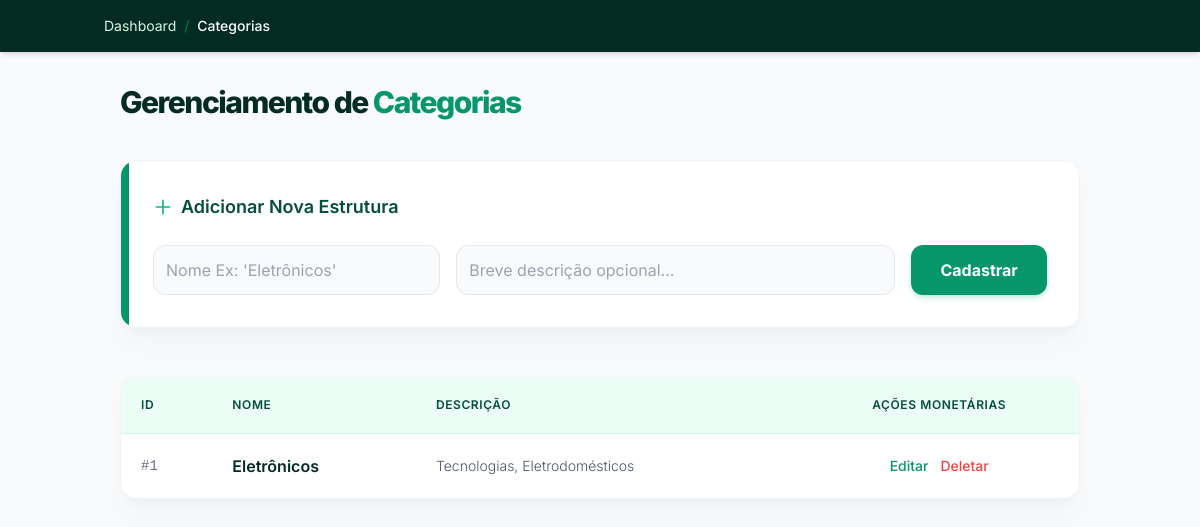
Before: /categorias with the older database file.
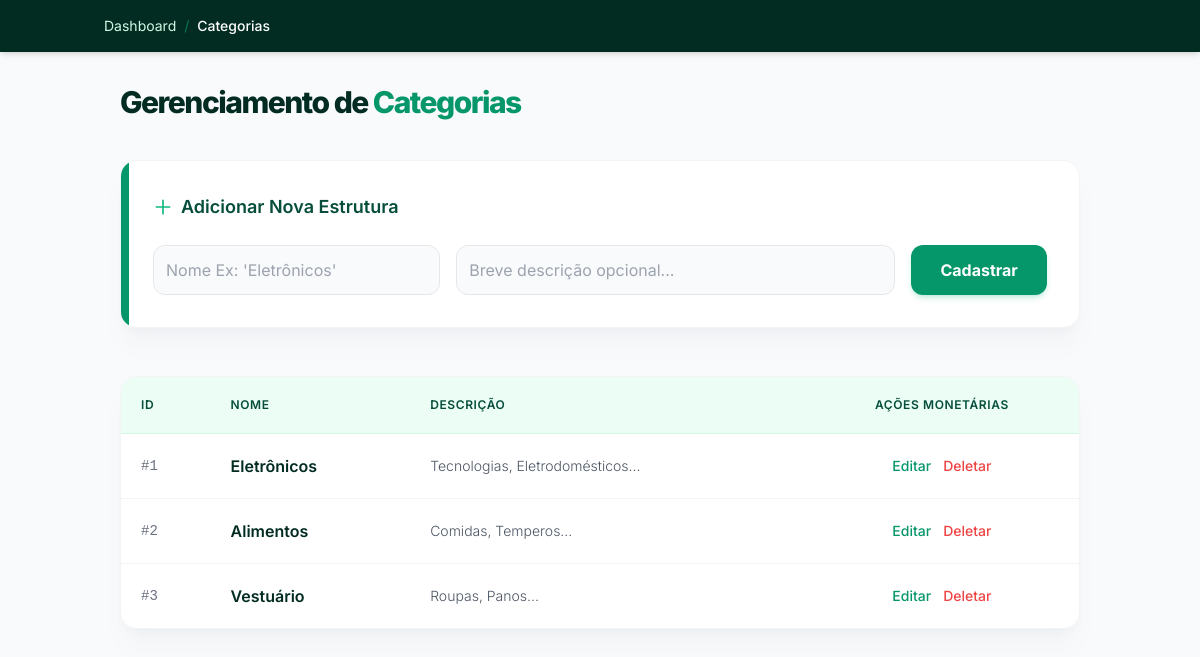
After: the same page with the newer database file.
### models.py (models this page shows)
class Categoria(Base):
    __tablename__ = 'categorias'
    id = Column(Integer, primary_key=True, autoincrement=True)
    nome = Column(String, nullable=False)
    descricao = Column(String, nullable=True)
    produtos = relationship("Produto", back_populates="categoria")

### main.py (the view)
@app.get("/categorias")
def exibir_categorias(request: Request, db: Session = Depends(get_db)):
    categorias = db.query(Categoria).all()
    return templates.TemplateResponse(
        request,
        "categorias.html",
        {"request": request,
         "categorias": categorias
        }
    )

### templates/categorias.html (shortened to what the changed rows need)
<!DOCTYPE html>
<html lang="pt-br">
<head>
    <script src="https://cdn.tailwindcss.com"></script>
</head>
<body class="bg-gray-50 text-gray-900 relative min-h-screen">
    <div class="container mx-auto p-4 md:p-8">
        <div class="flex items-center justify-between mb-10">
            <h2 class="text-3xl font-extrabold text-emerald-950 tracking-tighter">Gerenciamento de <span class="text-emerald-600">Categorias</span></h2>
        </div>
        <div class="bg-white rounded-2xl shadow-xl shadow-gray-500/5 border border-gray-100 overflow-hidden">
            <table class="w-full">
                <thead class="bg-emerald-50 border-b border-emerald-100">
                    <tr>
                        <th class="p-5 text-left text-xs font-semibold text-emerald-900 uppercase tracking-wider">ID</th>
                        <th class="p-5 text-left text-xs font-semibold text-emerald-900 uppercase tracking-wider">Nome</th>
                        <th class="p-5 text-left text-xs font-semibold text-emerald-900 uppercase tracking-wider">Descrição</th>
                        <th class="p-5 text-center text-xs font-semibold text-emerald-900 uppercase tracking-wider">Ações Monetárias</th>
                    </tr>
                </thead>
                <tbody class="divide-y divide-gray-100">
                    {% for categoria in categorias %}
                    <tr class="table-row-hover transition-colors">
                        <td class="p-5 text-sm font-mono text-gray-500">#{{ categoria.id }}</td>
                        <td class="p-5"><span class="font-semibold text-emerald-950 text-base">{{ categoria.nome }}</span></td>
                        <td class="p-5 text-sm text-gray-600 font-light">{{ categoria.descricao or '---' }}</td>
                        <td class="p-5">
                            <div class="flex gap-3 justify-center text-sm">
                                <a href="/categorias/{{ categoria.id }}/editar" class="flex items-center gap-1 text-emerald-600 hover:text-emerald-800 font-medium transition">
                                    Editar
                                </a>
                                <button onclick="openDeleteModal('{{ categoria.id }}', '{{ categoria.nome }}')" class="flex items-center gap-1 text-red-500 hover:text-red-700 font-medium transition">
                                    Deletar
                                </button>
                            </div>
                        </td>
                    </tr>
                    {% endfor %}
                </tbody>
            </table>
        </div>
    </div>
</body>
</html>

Changed rows visible on the page:
changed Categoria "Eletrônicos": descricao "Tecnologias, Eletrodomésticos" → "Tecnologias, Eletrodomésticos..."
added Categoria: id "2", nome "Alimentos", descricao "Comidas, Temperos..."
added Categoria: id "3", nome "Vestuário", descricao "Roupas, Panos..."
